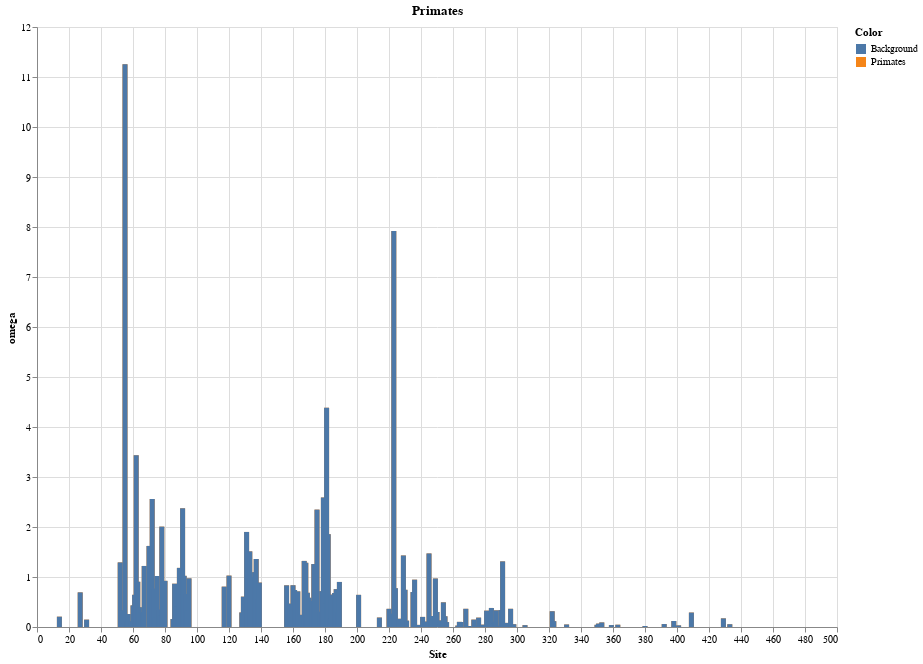

Here is the notebook cell this chart was saved with:
### Markdown cell above
## Go with this one for now

### Code cell
source = df_Test
print("BDNF_Recombinants_RELAX_" + label + ".png")

line1 = alt.Chart(source).mark_bar().encode(
    x='Site',
    y=alt.Y('omega', scale=alt.Scale(domain=(0, 12), clamp=True)),
    color="Color"
).properties(
    width=800,
    height=600,
    title=label)

#alt.Y('omega', scale=alt.Scale(domain=(0, 10), clamp=True)
source = df_Background
line2 = alt.Chart(source).mark_bar().encode(
    x="Site",
    y=alt.Y('omega', scale=alt.Scale(domain=(0, 12), clamp=True)),
    color="Color"
).properties(
    width=800,
    height=600)


line1 + line2

### Figure 1 — Vega-Lite specification as saved in the notebook (floating-point values rounded to 4 significant figures; data arrays with more than 128 entries replaced by an {"elided": "..."} marker saying what was removed)
{"config": {"view": {"continuousWidth": 400, "continuousHeight": 300}}, "layer": [{"data": {"name": "data-d118c34b492b6bb4fd922caa62f47061"}, "mark": "bar", "encoding": {"color": {"type": "nominal", "field": "Color"}, "x": {"type": "quantitative", "field": "Site"}, "y": {"type": "quantitative", "field": "omega", "scale": {"clamp": true, "domain": [0, 12]}}}, "height": 600, "title": "Primates", "width": 800}, {"data": {"name": "data-261ed9f53a5f8bf4d793928bb41eb356"}, "mark": "bar", "encoding": {"color": {"type": "nominal", "field": "Color"}, "x": {"type": "quantitative", "field": "Site"}, "y": {"type": "quantitative", "field": "omega", "scale": {"clamp": true, "domain": [0, 12]}}}, "height": 600, "width": 800}], "$schema": "https://vega.github.io/schema/vega-lite/v4.8.1.json", "datasets": {"data-d118c34b492b6bb4fd922caa62f47061": {"elided": "449 records"}, "data-261ed9f53a5f8bf4d793928bb41eb356": {"elided": "449 records"}}}
